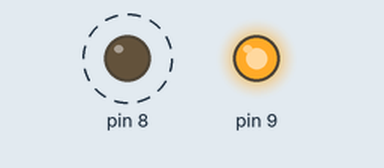
A sketch run on a simulated Arduino Uno, built with avr-gcc and run on an emulated ATmega328P. Parts: output pins drawn as LEDs (lit = HIGH). Dashed ring = blinking. What the sketch prints to the serial monitor is not drawn.

Above: at 0.2 s.
At 76.5 s:
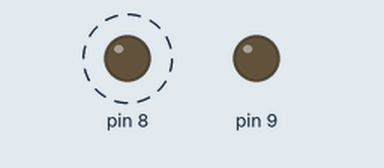
Timing chart, 0 to 78.0 s (numbered marks = the images above):
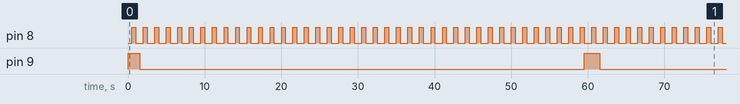

The sketch:

interrupt_16_63010467.ino
```cpp
int led8 = 8;
int led9 = 9;
int led10 = 10;
int led11 = 11;
int led12 = 12;
int BUTTON = 3;
int i;
int state;
bool pressed = false;
float sec = 0;
float minutes = 0;
float hours = 0;
bool D8light = false;
bool D9light = false;


void setup()
{
  pinMode(8 , OUTPUT);
  pinMode(9 , OUTPUT);

  Serial.begin(9600);
  noInterrupts();
  TCCR1A = 0;
  TCCR1B = 0;
  TCNT1 = 0;
  OCR1A = 31249;
  TCCR1B |= (1 << WGM12);
  TCCR1B |= (1 << CS12);
  TIMSK1 |= (1 << OCIE1A);
  interrupts();
}
void loop()
{
  Serial.print("Sec = ");
  Serial.print((int)sec/2);
  Serial.print(" ,Minutes = ");
  Serial.print(minutes);
  Serial.print(" ,Hours = ");
  Serial.println(hours);

  if (D8light)
    digitalWrite( 8 , 1);
  else
    digitalWrite( 8 , 0);

  if (D9light)
    digitalWrite( 9 , 1);
  else
    digitalWrite( 9 , 0);


}
ISR(TIMER1_COMPA_vect)
{
  sec++ ;
  if ((int)sec % 3 == 2)
  {
    D8light = true;
  }
  if ((int)sec % 3 == 0)
  {
    D8light = false;
  }
  if ((int)sec/2 % 60 == 0)
  {
    D9light = true;
  }
  if ((int)sec/2 % 60 == 2)
  {
    D9light = false;
  }


  if (sec/2 >= 60)
  {
    minutes++ ;
    sec = 0;
  }
  if (minutes >= 60)
  {
    hours++ ;
    minutes = 0;
  }
}
```

Measured:
- by itself, pin 8: alternates HIGH for 0.50 s and LOW for 1.0 s
- by itself, pin 9: repeats every 60.0 s: LOW 58.0 s, HIGH 2.0 s
- by itself, everything shown: repeats every 60.0 s, in 81 steps
